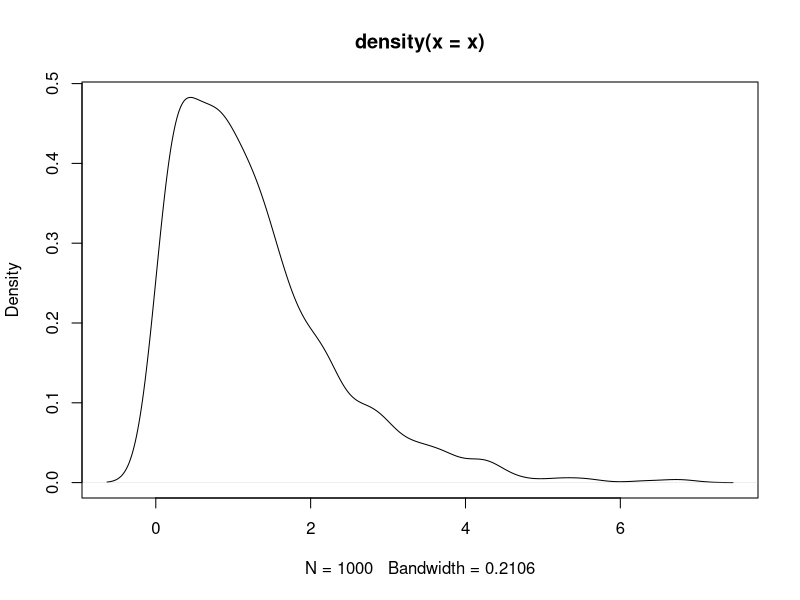
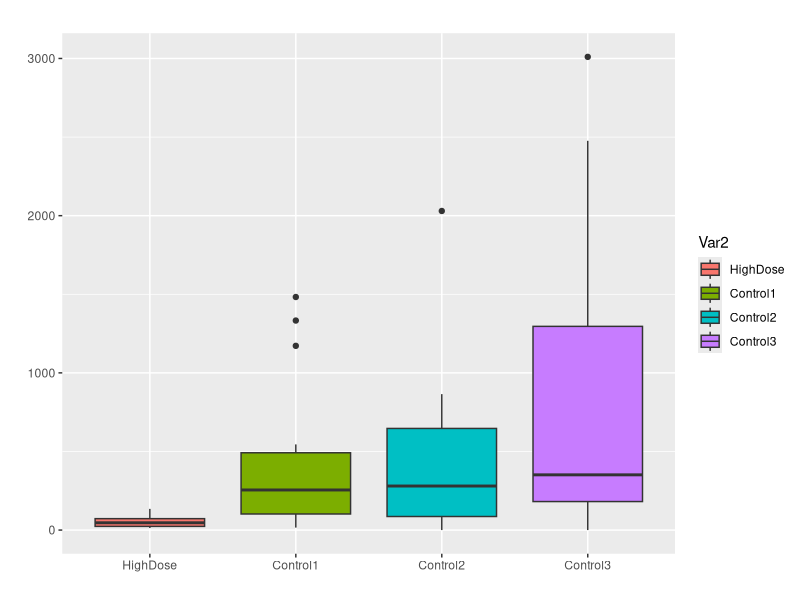

Source code (R) for these figures, in order:
library("ggplot2")
library("dplyr")

###### problem 1 ########

x <- rweibull(n=1000, shape=1.1728, scale=1.2750)
plot(density(x))
(1 - pweibull(q = 1.5, shape = 1.1728, scale = 1.2750))^3
quantile(x, probs = c(0.20))

####### problem 3 #######

data <- matrix(c(16.1,134.9,52.7,14.4,124.3,99,24.3,16.3,15.2,47.7,
                 12.9,72.7,126.7,46.4,60.3,23.5,43.6,79.4,38,58.2,26.5,
                 297.1,491.8,1332.9,1172,1482.7,335.4,528.9,24.1,545.2,92.9,
                 337.1,102.3,255.1,100.5,159.9,168,95.2,132.5,442.6,15.8,175.8,
                 25.1,820.1,82.5,713.9,785.6,114,31.9,86.3,646.6,169.9,20.2,
                 280.2,194.2,408.4,155.5,864.6,355.4,634,2029.9,362.1,0,
                 131.1,166.5,2258.4,497.5,263.4,252.3,351.4,678.9,3010.2,67.1,318.2,
                 2476.4,181.4,2081.5,424.3,188.1,563,149.1,2122.9,1295.9,0),
               ncol=4, byrow = FALSE)
colnames(data) <- c("HighDose","Control1","Control2","Control3")
data <- as.table(data)
data <- as.data.frame(data)
data$Var2 <- as.factor(data$Var2)

# data[data$Var2 == "HighDose",]
# filter(data, Var2 == "HighDose")

p <- ggplot(data, aes(x=Var2, y=Freq, fill=Var2)) + geom_boxplot() + 
  labs(title="", x="", y="")
show(p)

###### problem 13 ##########

thickness <- c(425, 431, 416, 419, 421, 436, 418, 410, 431, 433,
               423, 426, 410, 435, 436, 428, 411, 426, 409, 437,
               422, 428, 413, 416)

mean(thickness)
sd(thickness)
n <- length(thickness)
std_err <- sd(thickness)/sqrt(length(thickness))
median(thickness)
Fn <- ecdf(thickness)
Fn(430)
